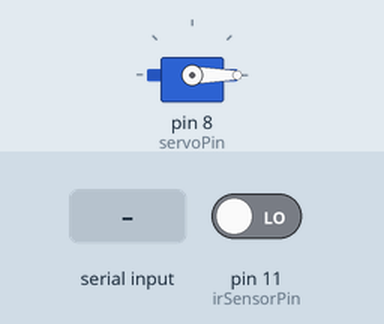
Simulated run of this sketch. Board: Arduino Uno, built with avr-gcc and run on an emulated ATmega328P. Shown: servo. Inputs (shaded band) come from the test bench; at power-on: pin 11 (irSensorPin) LOW.

Above: at 1.2 s.
1.3 s: "1" received over Serial
At 2.0 s:
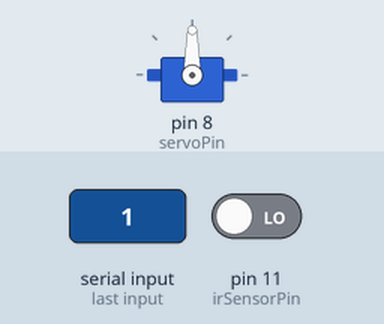
2.8 s: "0" received over Serial
At 3.2 s:
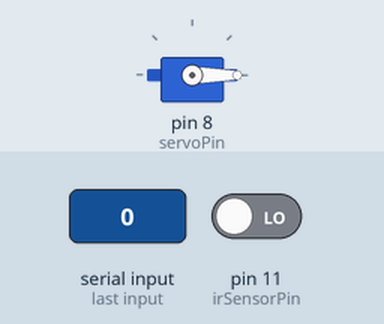
Timing chart, 0 to 5.8 s (numbered marks = the images above; inputs shaded):
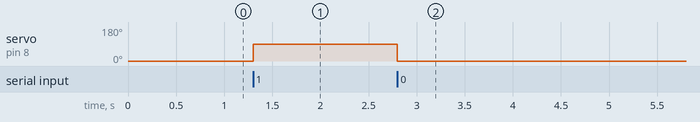

The sketch:

Arduino_Code_for_Gate_Control.ino
```cpp
#include <Servo.h>

// Define the pin connected to the servo signal wire
const int servoPin = 8;
// Define the pin connected to the IR sensor output
const int irSensorPin = 11;

// Create a servo object
Servo servo;

// Define the command characters
const char openGateCmd = '1';
const char closeGateCmd = '0';

void setup() {
  // Attach the servo to the specified pin
  servo.attach(servoPin);

  // Set the initial position of the servo (closed gate position)
  servo.write(0);

  // Start the serial communication
  Serial.begin(9600);

  // Set the IR sensor pin as input
  pinMode(irSensorPin, INPUT);
}

void loop() {
  // Check if there is data available to read
  if (Serial.available() > 0) {
    // Read the incoming command
    char command = Serial.read();

    // Process the command
    if (command == openGateCmd) {
      openGate();
    } else if (command == closeGateCmd) {
      closeGate();
    }
  }

  // Check the IR sensor input
  if (digitalRead(irSensorPin) == HIGH) {
    // Car detected, send signal to close the gate
    closeGate();
  }
}

void openGate() {
  // Set the servo position to open the gate
  servo.write(90);
}

void closeGate() {
  // Set the servo position to close the gate
  servo.write(0);
}
```

Measured:
- after the input at 1.3 s, servo on pin 8 (servoPin): 0° → 90° at once
- after the input at 2.8 s, servo on pin 8 (servoPin): 90° → 0° at once
